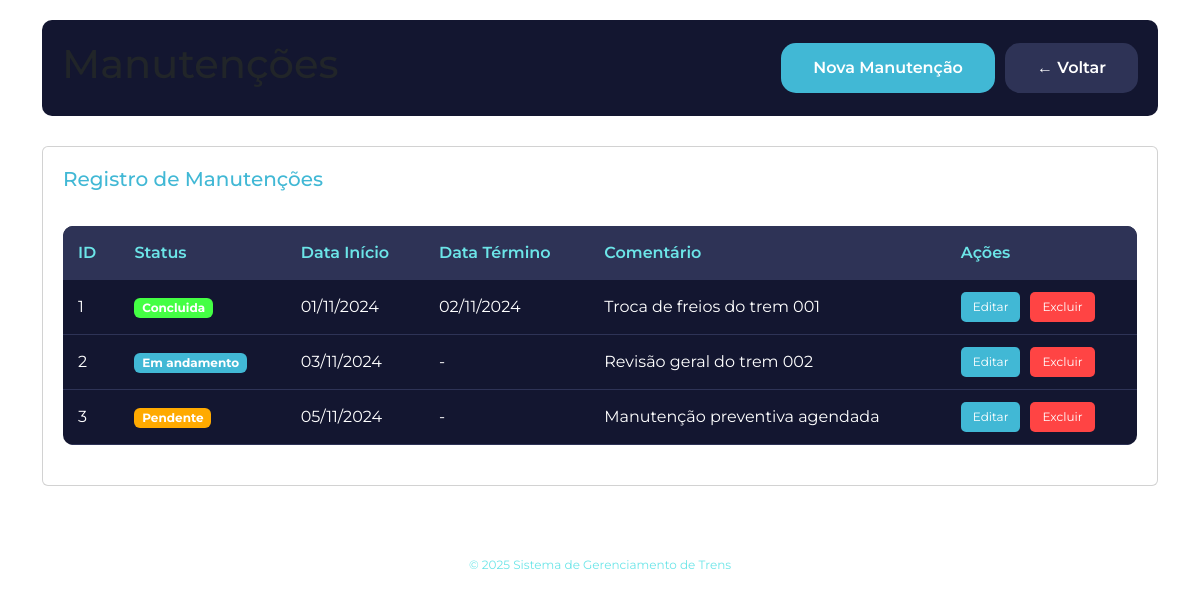
The app's page /manutencoes/listar_manu.php (signed in) with its own data.
### tables this page shows
CREATE TABLE manutencoes (
    id_manutencao INT NOT NULL AUTO_INCREMENT PRIMARY KEY,
    status_manutencao ENUM('pendente', 'em_andamento', 'concluida', 'cancelada') NOT NULL DEFAULT 'pendente',
    data_inicio DATE NOT NULL,
    data_termino DATE DEFAULT NULL,
    comentario TEXT DEFAULT NULL,
    criado_em TIMESTAMP DEFAULT CURRENT_TIMESTAMP,
    atualizado_em TIMESTAMP DEFAULT CURRENT_TIMESTAMP ON UPDATE CURRENT_TIMESTAMP,
    
    INDEX idx_status (status_manutencao),
    INDEX idx_data_inicio (data_inicio)
);

### config.php (called while the page is built, shortened)
<?php
function sanitizar($texto) {
    return htmlspecialchars($texto, ENT_QUOTES, 'UTF-8');
}
function formatarData($data) {
    if (empty($data)) return '-';
    $dt = new DateTime($data);
    return $dt->format('d/m/Y');
}
?>

### manutencoes/listar_manu.php (the view, shortened to what this page needs)
<?php
require_once '../config.php';
try {
    $sql = "SELECT * FROM manutencoes ORDER BY criado_em DESC";
    $stmt = $pdo->query($sql);
    $manutencoes = $stmt->fetchAll();
} catch(PDOException $e) {
    $erro = "Erro ao buscar manutenções.";
    $manutencoes = [];
}
?>
<!DOCTYPE html>
<html lang="pt-BR">
<head>
    <link rel="stylesheet" href="../css/estilo.css">
    <link href="https://cdn.jsdelivr.net/npm/bootstrap@5.3.8/dist/css/bootstrap.min.css" rel="stylesheet">
</head>
<body>
    <div class="container">
        <div class="header-dashboard">
            <h1>Manutenções</h1>
            <div style="display: flex; gap: 10px;">
                <a href="cadastrar.php" class="botao botao-primario">Nova Manutenção</a>
                <a href="../dashboard.php" class="botao botao-secundario">← Voltar</a>
            </div>
        </div>
        <div class="card">
            <h2>Registro de Manutenções</h2>
            <?php if (empty($manutencoes)): ?>
                <p style="text-align: center; color: #6ce5e8; padding: 20px;">
                    Nenhuma manutenção cadastrada.
                </p>
            <?php else: ?>
                <div class="tabela-container">
                    <table class="tabela">
                        <thead>
                            <tr>
                                <th>ID</th>
                                <th>Status</th>
                                <th>Data Início</th>
                                <th>Data Término</th>
                                <th>Comentário</th>
                                <th>Ações</th>
                            </tr>
                        </thead>
                        <tbody>
                            <?php foreach($manutencoes as $man): ?>
                            <tr>
                                <td><?= $man['id_manutencao'] ?></td>
                                <td>
                                    <?php
                                    $badges = [
                                        'pendente' => 'badge-pendente',
                                        'em_andamento' => 'badge-andamento',
                                        'concluida' => 'badge-concluida',
                                        'cancelada' => 'badge-cancelada'
                                    ];
                                    $classe = $badges[$man['status_manutencao']] ?? '';
                                    ?>
                                    <span class="badge <?= $classe ?>">
                                        <?= ucfirst(str_replace('_', ' ', $man['status_manutencao'])) ?>
                                    </span>
                                </td>
                                <td><?= formatarData($man['data_inicio']) ?></td>
                                <td><?= formatarData($man['data_termino']) ?></td>
                                <td><?= sanitizar(substr($man['comentario'], 0, 50)) ?><?= strlen($man['comentario']) > 50 ? '...' : '' ?></td>
                                <td>
                                    <div class="tabela-acoes">
                                        <a href="editar.php?id=<?= $man['id_manutencao'] ?>"
                                           class="btn-tabela btn-editar">Editar</a>
                                        <a href="excluir.php?id=<?= $man['id_manutencao'] ?>"
                                           class="btn-tabela btn-excluir"
                                           onclick="return confirm('Excluir esta manutenção?')">Excluir</a>
                                    </div>
                                </td>
                            </tr>
                            <?php endforeach; ?>
                        </tbody>
                    </table>
                </div>
            <?php endif; ?>
        </div>
        <div class="rodape">
            <p>© 2025 Sistema de Gerenciamento de Trens</p>
        </div>
    </div>
</body>
</html>

### css/estilo.css (style rules this page uses)
* { margin: 0; padding: 0; box-sizing: border-box; font-family: "Montserrat", sans-serif; }
body { background-color: #1a1e34; color: white; min-height: 100vh; }
.container { max-width: 1200px; margin: 0 auto; padding: 20px; }
h1 { color: white; font-size: 2rem; margin-bottom: 1rem; }
h2 { color: #41b8d5; font-size: 1.5rem; margin-bottom: 1rem; }
.botao { padding: 0.8rem 2rem; border: none; border-radius: 15px; cursor: pointer; font-size: 16px; font-weight: 600; transition: all 0.3s; text-decoration: none; display: inline-block; }
.botao-primario { background-color: #41b8d5; color: white; }
.botao-secundario { background-color: #2e3356; color: white; }
.header-dashboard { background-color: #131630; border-radius: 10px; padding: 20px; margin-bottom: 30px; display: flex; justify-content: space-between; align-items: center; box-shadow: 0px 0px 10px rgba(255, 255, 255, 0.1); flex-wrap: wrap; gap: 15px; }
.card { background-color: #131630; border-radius: 10px; padding: 20px; box-shadow: 0px 0px 10px rgba(255, 255, 255, 0.1); }
.card h2 { color: #41b8d5; margin-bottom: 15px; font-size: 20px; }
.tabela-container { overflow-x: auto; margin: 20px 0; }
.tabela { width: 100%; border-collapse: collapse; background-color: #131630; border-radius: 10px; overflow: hidden; }
.tabela thead { background-color: #2e3356; }
.tabela th { padding: 15px; text-align: left; color: #6ce5e8; font-weight: 600; }
.tabela td { padding: 12px 15px; border-bottom: 1px solid #2e3356; color: white; }
.tabela-acoes { display: flex; gap: 10px; flex-wrap: wrap; }
.btn-tabela { padding: 6px 12px; border: none; border-radius: 5px; cursor: pointer; font-size: 12px; text-decoration: none; display: inline-block; transition: all 0.2s; }
.btn-editar { background-color: #41b8d5; color: white; }
.btn-excluir { background-color: #ff4444; color: white; }
.badge { display: inline-block; padding: 4px 10px; border-radius: 12px; font-size: 12px; font-weight: 600; }
.badge-pendente { background-color: #ffaa00; color: #1a1e34; }
.badge-andamento { background-color: #41b8d5; color: white; }
.badge-concluida { background-color: #44ff44; color: #1a1e34; }
.rodape { text-align: center; margin-top: 50px; padding: 20px; color: #6ce5e8; font-size: 12px; }

### records on screen
manutencoes: id_manutencao "1", status_manutencao "Concluida", data_inicio "01/11/2024", data_termino "02/11/2024", comentario "Troca de freios do trem 001"
manutencoes: id_manutencao "2", status_manutencao "Em andamento", data_inicio "03/11/2024", data_termino "-", comentario "Revisão geral do trem 002"
manutencoes: id_manutencao "3", status_manutencao "Pendente", data_inicio "05/11/2024", data_termino "-", comentario "Manutenção preventiva agendada"
